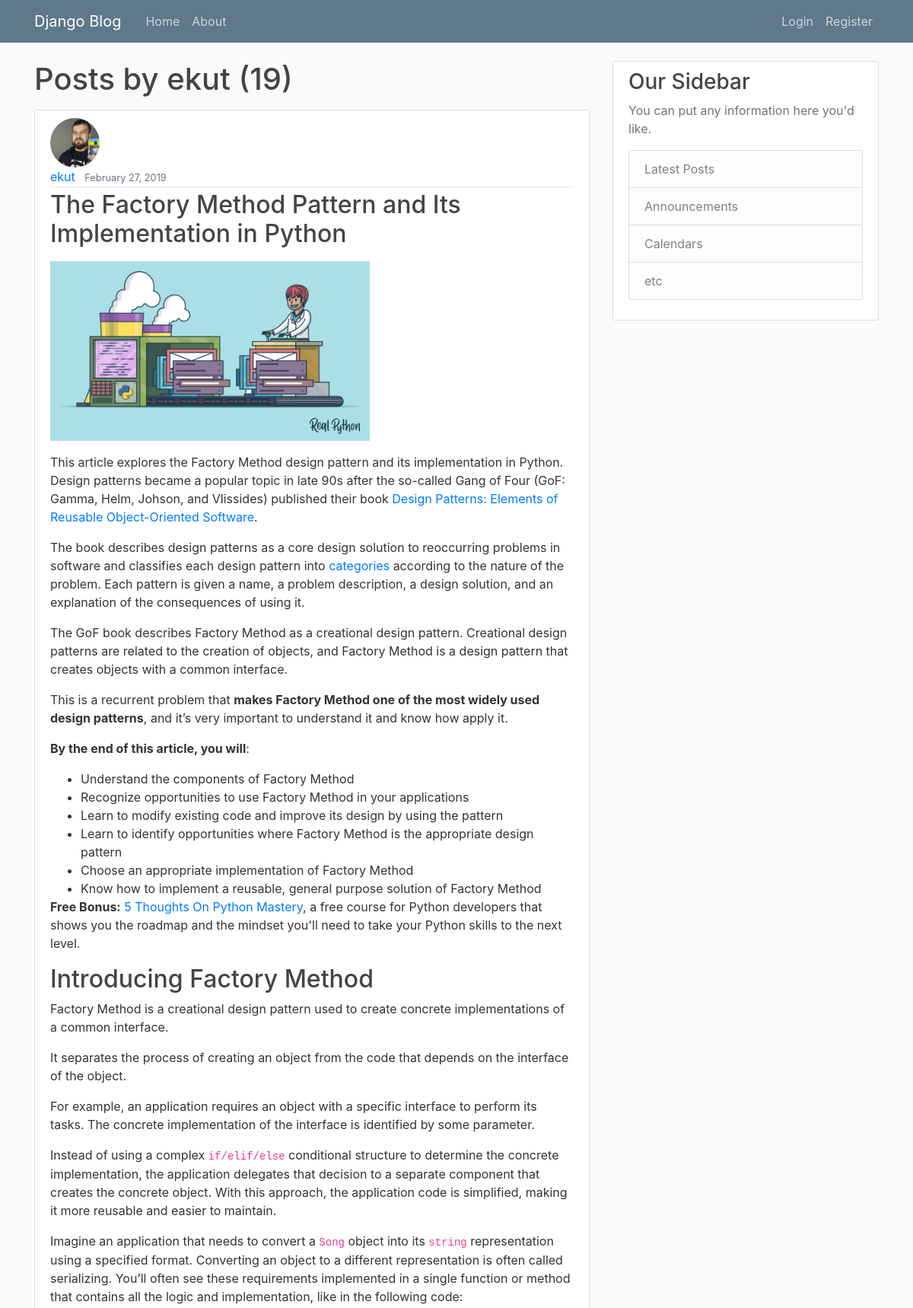
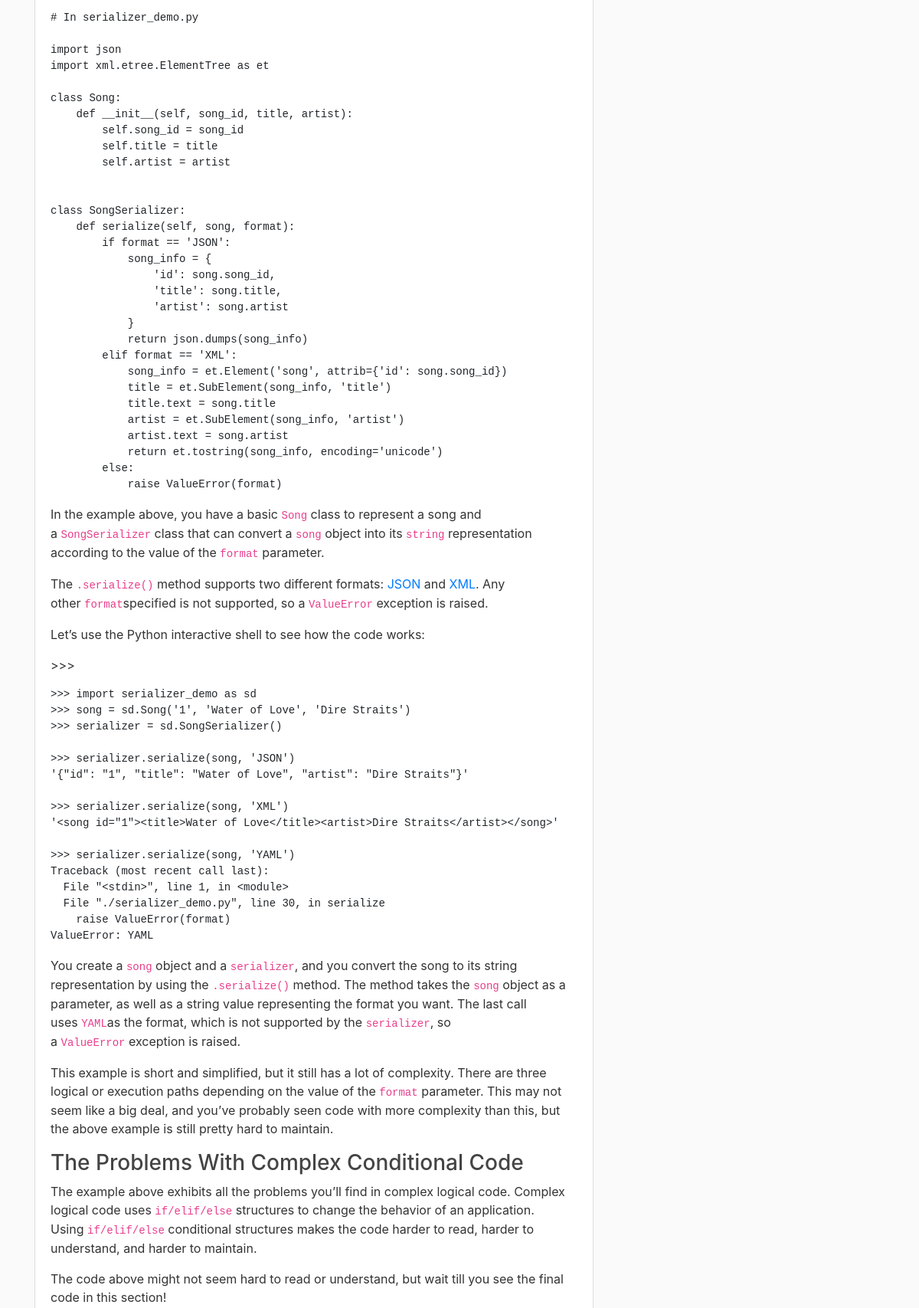
Screenshot of /user/ekut (upper part) with the database file from the repository (2 pictures, top to bottom).
### blog/models.py (models this page shows, shortened)
class Post(models.Model):
    title = models.CharField(max_length=100)
    content = RichTextUploadingField(null=True, blank=True)
    date_posted = models.DateTimeField(default=timezone.now)
    author = models.ForeignKey(User, on_delete=models.CASCADE)

### users/models.py (models this page shows, shortened)
class Profile(models.Model):
    user = models.OneToOneField(User, on_delete=models.CASCADE)
    image = models.ImageField(default='default.jpg', upload_to='profile_pics')

### blog/views.py (the view)
# urls.py: path('user/<str:username>', UserPostListView.as_view(), name='user-posts'),
class UserPostListView(ListView):
    model = Post
    template_name = 'blog/user_posts.html'  # <app>/<model>_<viewtype>.html
    context_object_name = 'posts'
    paginate_by = 5
    def get_queryset(self):
        user = get_object_or_404(User, username=self.kwargs.get('username'))
        return Post.objects.filter(author=user).order_by('-date_posted')

### blog/templates/blog/user_posts.html (shortened to what this page needs)
{% extends "blog/base.html" %}
{% block content %}
    <h1 class="mb-3">Posts by {{ view.kwargs.username }} ({{ page_obj.paginator.count }})</h1>
    {% for post in posts %}
        <article class="media content-section">
          <img class="rounded-circle article-img" src="{{ post.author.profile.image.url }}">
          <div class="media-body">
            <div class="article-metadata">
              <a class="mr-2" href="{% url 'user-posts' post.author.username %}">{{ post.author }}</a>
              <small class="text-muted">{{ post.date_posted|date:"F d, Y" }}</small>
            </div>
            <h2><a class="article-title" href="{% url 'post-detail' post.id %}">{{ post.title }}</a></h2>
            <p class="article-content">{{ post.content|safe }}</p>
          </div>
        </article>
    {% endfor %}
{% endblock content %}

### blog/static/blog/main.css (style rules this page uses)
body { background: #fafafa; color: #333333; margin-top: 5rem; }
h1, h2, h3, h4, h5, h6 { color: #444444; }
ul { margin: 0; }
.media { display: -webkit-box; display: -ms-flexbox; display: flex; -webkit-box-align: start; -ms-flex-align: start; align-items: flex-start; flex-flow: column; }
.content-section { background: #ffffff; padding: 10px 20px; border: 1px solid #dddddd; border-radius: 3px; margin-bottom: 20px; }
.article-title { color: #444444; }
.article-content { white-space: pre-line; }
.article-img { height: 65px; width: 65px; margin-right: 16px; }
.article-metadata { padding-bottom: 1px; margin-bottom: 4px; border-bottom: 1px solid #e3e3e3 }

### rows the page displays
Post: author.profile.image (picture), author "ekut", date_posted "February 27, 2019", title "The Factory Method Pattern and Its Implementation in Python", content (picture), content "This article explores the Factory Method design pattern and its implementation in Python. Design patterns became a popular topic in late 90s after the so-called Gang of Four (GoF: Gamma, Helm, Johson, and Vlissides) published their book Design Patterns: Elements of Reusable Object-Oriented Software . The book describes design patterns as a core design solution to reoccurring problems in software and classifies each design pattern into categories according to the nature of the problem. Each pattern is given a name, a problem description, a design solution, and an explanation of the consequences of using it. The GoF book describes Factory Method as a creational design pattern. Creational…"

### other values shown
{{ view.kwargs.username }} "ekut"
{{ page_obj.paginator.count }} "19"
